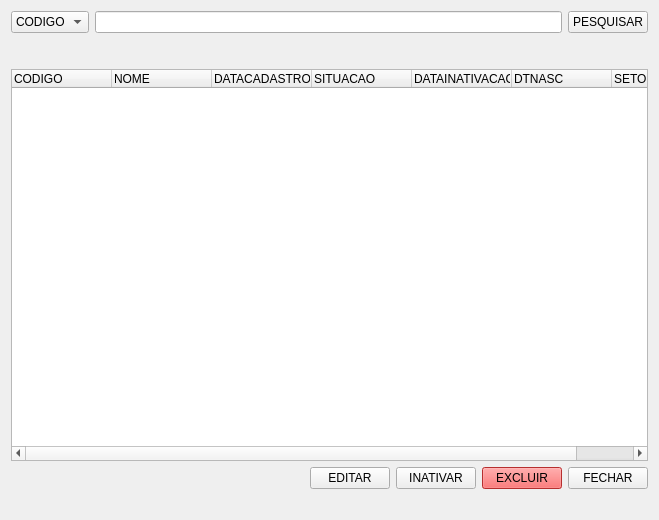
<?xml version="1.0" encoding="UTF-8"?>
<ui version="4.0">
 <class>Form</class>
 <widget class="QWidget" name="Form">
  <property name="geometry">
   <rect>
    <x>0</x>
    <y>0</y>
    <width>659</width>
    <height>520</height>
   </rect>
  </property>
  <property name="windowTitle">
   <string>Form</string>
  </property>
  <layout class="QVBoxLayout" name="verticalLayout">
   <item>
    <layout class="QHBoxLayout" name="horizontalLayout">
     <property name="bottomMargin">
      <number>30</number>
     </property>
     <item>
      <widget class="QComboBox" name="pesquisa_cbbox">
       <item>
        <property name="text">
         <string>CODIGO</string>
        </property>
       </item>
       <item>
        <property name="text">
         <string>NOME</string>
        </property>
       </item>
      </widget>
     </item>
     <item>
      <widget class="QLineEdit" name="textopesquisa_lnedit"/>
     </item>
     <item>
      <widget class="QPushButton" name="pesquisar_btt">
       <property name="text">
        <string>PESQUISAR</string>
       </property>
      </widget>
     </item>
    </layout>
   </item>
   <item>
    <widget class="QTreeWidget" name="treeWidget">
     <column>
      <property name="text">
       <string>CODIGO</string>
      </property>
     </column>
     <column>
      <property name="text">
       <string>NOME</string>
      </property>
     </column>
     <column>
      <property name="text">
       <string>DATACADASTRO</string>
      </property>
     </column>
     <column>
      <property name="text">
       <string>SITUACAO</string>
      </property>
     </column>
     <column>
      <property name="text">
       <string>DATAINATIVACAO</string>
      </property>
     </column>
     <column>
      <property name="text">
       <string>DTNASC</string>
      </property>
     </column>
     <column>
      <property name="text">
       <string>SETOR</string>
      </property>
     </column>
     <item>
      <property name="text">
       <string/>
      </property>
     </item>
    </widget>
   </item>
   <item>
    <layout class="QHBoxLayout" name="horizontalLayout_2">
     <property name="bottomMargin">
      <number>20</number>
     </property>
     <item>
      <spacer name="espaco_hor">
       <property name="orientation">
        <enum>Qt::Horizontal</enum>
       </property>
       <property name="sizeHint" stdset="0">
        <size>
         <width>40</width>
         <height>20</height>
        </size>
       </property>
      </spacer>
     </item>
     <item>
      <widget class="QPushButton" name="editar_btt">
       <property name="text">
        <string>EDITAR</string>
       </property>
      </widget>
     </item>
     <item>
      <widget class="QPushButton" name="inativar_btt">
       <property name="text">
        <string>INATIVAR</string>
       </property>
      </widget>
     </item>
     <item>
      <widget class="QPushButton" name="excluir_btt">
       <property name="styleSheet">
        <string notr="true">background-color: rgb(255, 66, 66);</string>
       </property>
       <property name="text">
        <string>EXCLUIR</string>
       </property>
      </widget>
     </item>
     <item>
      <widget class="QPushButton" name="fechar_btt">
       <property name="text">
        <string>FECHAR</string>
       </property>
      </widget>
     </item>
    </layout>
   </item>
  </layout>
 </widget>
 <tabstops>
  <tabstop>pesquisa_cbbox</tabstop>
  <tabstop>textopesquisa_lnedit</tabstop>
  <tabstop>pesquisar_btt</tabstop>
  <tabstop>editar_btt</tabstop>
  <tabstop>excluir_btt</tabstop>
  <tabstop>fechar_btt</tabstop>
 </tabstops>
 <resources/>
 <connections/>
</ui>
